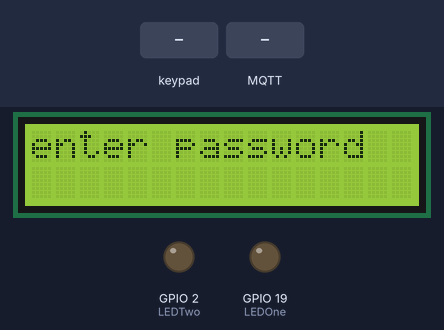
A sketch run on a simulated ESP32. Shown: 16×2 character LCD, output pins drawn as LEDs (lit = HIGH). Inputs (shaded band) come from the test bench. WiFi joins after 1.5 s; servers stay silent unless stated; no MQTT or app messages arrive unless stated; what the sketch prints to the serial monitor is not drawn.

Above: at 2.8 s.
2.9 s: keypad keys A B C D # pressed 0.4 s apart
At 6.0 s:
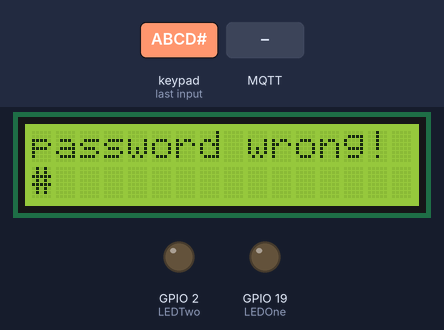
6.4 s: MQTT message "1" arrives on the first subscribed topic
At 7.5 s:
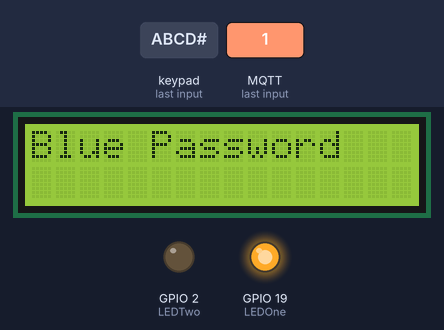
7.9 s: key '*' pressed
At 8.3 s:
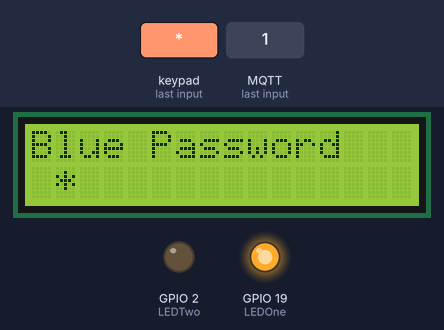
9.4 s: MQTT message "1" arrives on the second subscribed topic
At 9.7 s:
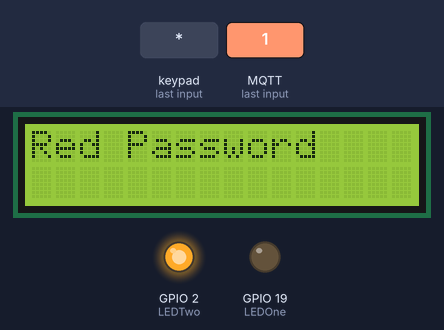
10.9 s: MQTT message "0" arrives on the first subscribed topic
At 12.1 s:
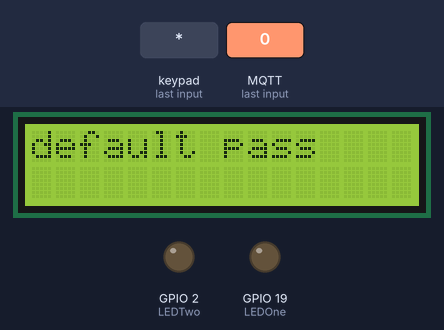
12.4 s: keypad keys A B C D * pressed 0.4 s apart
At 15.1 s:
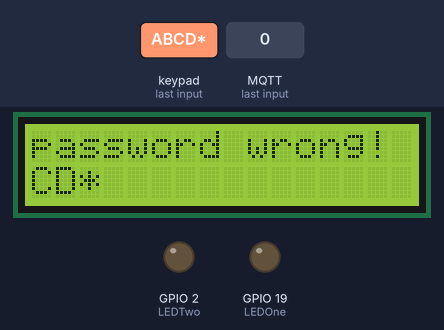
Timing chart, 0 to 16.6 s (numbered marks = the images above; inputs shaded):
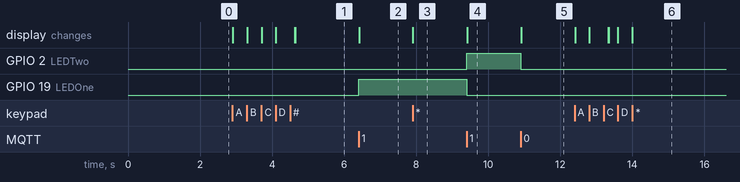

Measured:
- after the input at 2.9 s, the display: first changes at once (image 1 shows a later state)
- after the input at 6.4 s, GPIO 19 (LEDOne): LOW → HIGH at once; the display: changes at once (image 2)
- after the input at 7.9 s, the display: changes at once (image 3)
- after the input at 9.4 s, GPIO 2 (LEDTwo): LOW → HIGH at once; GPIO 19 (LEDOne): HIGH → LOW at once; the display: changes at once (image 4)
- after the input at 10.9 s, GPIO 2 (LEDTwo): HIGH → LOW at once; the display: changes at once (image 5)
- after the input at 12.4 s, the display: first changes at once (image 6 shows a later state)

The sketch:

creative_project.ino
```cpp
#include <WiFi.h>
#include <PubSubClient.h>
#include <Keypad.h>
#include <LiquidCrystal_I2C.h>
#include <Wire.h>

//Screen setup
#define SDA 5                    //Define SDA pins
#define SCL 4                    //Define SCL pins
LiquidCrystal_I2C lcd(0x27,16,2);

// define the symbols on the buttons of the keypad
char keys[4][4] = {
  {'*', '0', '#', 'D'},
  {'7', '8', '9', 'C'},
  {'4', '5', '6', 'B'},
  {'1', '2', '3', 'A'}
};

byte rowPins[4] = {14, 27, 26, 25}; // connect to the row pinouts of the keypad
byte colPins[4] = {13, 21, 22, 23};   // connect to the column pinouts of the keypad

// initialize an instance of class NewKeypad
Keypad myKeypad = Keypad(makeKeymap(keys), rowPins, colPins, 4, 4);

//create password
char pinNum[] = {"5555"};

// WiFi
const char *ssid = "YOUR WIFI NAME"; // Enter your WiFi name
const char *password = "YOUR WIFI PASSORD";  // Enter WiFi password

// MQTT Broker
const char *mqtt_broker = "YOUR LOCAL IP";
const char *topic1 = "esp32/LEDS/1";
const char *topic2 = "esp32/LEDS/2";
const char *returnTopic = "esp32/password";
const char *returnState = "esp32/lightstate";
const char *mqtt_username = "emqx";
const char *mqtt_password = "123456789";
const int mqtt_port = 1883;

// initialize espClient
WiFiClient espClient;
PubSubClient client(espClient);

// LED Pins
const int LEDOne = 19;
const int LEDTwo = 2;

int returnTopicNum = 0;
char str[2];

void setup() {
  pinMode(LEDOne, OUTPUT);
  pinMode(LEDTwo, OUTPUT);
  Serial.begin(115200); // Initialize the serial port and set the baud rate to 115200
  Serial.println("ESP32 is ready!");  // Print the string "UNO is ready!"
  Wire.begin(SDA, SCL);           // attach the IIC pin
  lcd.init();                     // LCD driver initialization
  lcd.backlight();                // Open the backlight
  lcd.setCursor(0,0);             // Move the cursor to row 0, column 0
  lcd.print("enter password");

  // connecting to a WiFi network
  WiFi.begin(ssid, password);
  while (WiFi.status() != WL_CONNECTED) {
     delay(500);
     Serial.println("Connecting to WiFi..");
  }
  Serial.println("Connected to the WiFi network");
  //connecting to a mqtt broker
  client.setServer(mqtt_broker, mqtt_port);
  client.setCallback(callback);
  while (!client.connected()) {
     String client_id = "esp32-client-";
     client_id += String(WiFi.macAddress());
     Serial.printf("The client %s connects to the public mqtt broker\n", client_id.c_str());
     if (client.connect(client_id.c_str(), mqtt_username, mqtt_password)) {
         Serial.println("Public emqx mqtt broker connected");
     } else {
         Serial.print("failed with state ");
         Serial.print(client.state());
         delay(2000);
     }
  }
  client.subscribe(topic1);
  client.subscribe(topic2);
}

void callback(char *topic, byte *payload, unsigned int length) {
  Serial.print("Message arrived in topic: ");
  Serial.println(topic);
  Serial.print("Message:");
  for (int i = 0; i < length; i++) {
     Serial.print((char) payload[i]);
  }
  Serial.println();
  Serial.println("-----------------------");

  // If a message is received on the topic esp32/LEDS/led1, you check if the message is either 1 or 0. Turns the ESP GPIO according to the message
  if(strcmp(topic, "esp32/LEDS/1") == 0){
    Serial.print("Changing GPIO 19 to ");
    if((char)payload[0] == '1'){
      digitalWrite(LEDOne, HIGH);
      digitalWrite(LEDTwo, LOW);
      lcd.clear();
      lcd.print("Blue Password");
      strcpy(pinNum, "1234");
      returnTopicNum = 10;
      Serial.print("On");
    }
    else if((char) payload[0] == '0'){
      digitalWrite(LEDOne, LOW);
      digitalWrite(LEDTwo, LOW);
      lcd.clear();
      lcd.print("default pass");
      Serial.print("Off");
      strcpy(pinNum, "5555");
      returnTopicNum = 0;
    }
  }
  if(strcmp(topic, "esp32/LEDS/2") == 0){
    Serial.print("Changing GPIO 2 to ");
    if((char) payload[0] == '1'){
      digitalWrite(LEDTwo, HIGH);
      digitalWrite(LEDOne, LOW);
      lcd.clear();
      lcd.print("Red Password");
      strcpy(pinNum, "ABCD");
      returnTopicNum = 20;
      Serial.print("On");
    }
    else if((char) payload[0] == '0'){
      digitalWrite(LEDTwo, LOW);
      digitalWrite(LEDOne, LOW);
      lcd.clear();
      lcd.print("default pass");
      Serial.print("Off");
      strcpy(pinNum, "5555");
      returnTopicNum = 0;
    }
  }
  Serial.println();
}

void loop() {
  client.loop();
  static char keyIn[4];     // Save the input character
  static byte keyInNum = 0; // Save the the number of input characters
  // Get the character input
  char keyPressed = myKeypad.getKey();
  // If there is a character input, sent it to the serial port
  if (keyPressed) {
    // Make a prompt tone each time press the key
    Serial.println(keyPressed);
    lcd.setCursor(keyInNum,1);
    lcd.print(keyPressed);
    // Save the input characters
    keyIn[keyInNum++] = keyPressed;
    //check
    if (keyInNum == 4) {
      bool isRight = true;            // Save password is correct or not
      for (int i = 0; i < 4; i++) {   // Judge each character of the password is correct or not
        if (keyIn[i] != pinNum[i])
          isRight = false;            // Mark wrong passageword if there is any wrong character.
      }
      if (isRight) {                  // If the input password is right
        Serial.println("password right!");
        delay(500);
        lcd.setCursor(0,0);
        lcd.clear();
        lcd.print("password right!");
        returnTopicNum += 1;
        sprintf(str, "%d", returnTopicNum);
        client.publish(returnTopic, str);
        returnTopicNum -= 1;
      }
      else {                          // If the input password is wrong
        Serial.println("password wrong!");
        delay(500);
        lcd.setCursor(0,0);
        lcd.clear();
        lcd.print("password wrong!");
        sprintf(str, "%d", returnTopicNum);
        client.publish(returnTopic, str);
      }
      keyInNum = 0; // Reset the number of the input characters to 0
    }
  }
}
```
